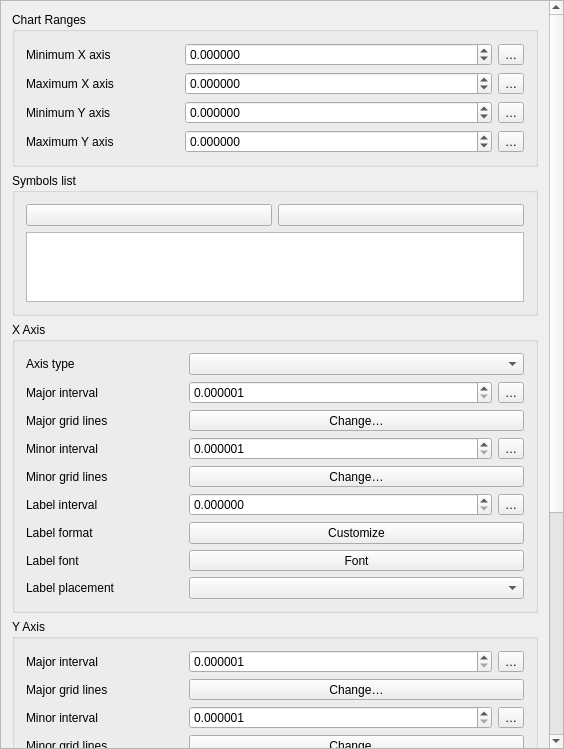
<?xml version="1.0" encoding="UTF-8"?>
<ui version="4.0">
 <class>QgsLineChartPlotWidgetBase</class>
 <widget class="QgsPanelWidget" name="QgsLineChartPlotWidgetBase">
  <property name="geometry">
   <rect>
    <x>0</x>
    <y>0</y>
    <width>564</width>
    <height>749</height>
   </rect>
  </property>
  <property name="sizePolicy">
   <sizepolicy hsizetype="Expanding" vsizetype="Expanding">
    <horstretch>0</horstretch>
    <verstretch>0</verstretch>
   </sizepolicy>
  </property>
  <property name="windowTitle">
   <string>Line Chart Plot Options</string>
  </property>
  <layout class="QVBoxLayout" name="verticalLayout_2">
   <property name="spacing">
    <number>0</number>
   </property>
   <property name="leftMargin">
    <number>0</number>
   </property>
   <property name="topMargin">
    <number>0</number>
   </property>
   <property name="rightMargin">
    <number>0</number>
   </property>
   <property name="bottomMargin">
    <number>0</number>
   </property>
   <item>
    <widget class="QgsScrollArea" name="scrollArea">
     <property name="frameShape">
      <enum>QFrame::StyledPanel</enum>
     </property>
     <property name="widgetResizable">
      <bool>true</bool>
     </property>
     <widget class="QWidget" name="scrollAreaWidgetContents">
      <property name="geometry">
       <rect>
        <x>0</x>
        <y>-127</y>
        <width>548</width>
        <height>1515</height>
       </rect>
      </property>
      <property name="sizePolicy">
       <sizepolicy hsizetype="Preferred" vsizetype="Maximum">
        <horstretch>0</horstretch>
        <verstretch>0</verstretch>
       </sizepolicy>
      </property>
      <layout class="QVBoxLayout" name="mainLayout">
       <item>
        <widget class="QgsCollapsibleGroupBoxBasic" name="groupChartRanges">
         <property name="title">
          <string>Chart Ranges</string>
         </property>
         <layout class="QGridLayout" name="gridLayout_4" columnstretch="1,2,0">
          <item row="2" column="0">
           <widget class="QLabel" name="mLabelMinYAxis">
            <property name="text">
             <string>Minimum Y axis</string>
            </property>
           </widget>
          </item>
          <item row="2" column="1">
           <widget class="QgsDoubleSpinBox" name="mSpinMinYAxis">
            <property name="decimals">
             <number>6</number>
            </property>
            <property name="minimum">
             <double>-999999999.000000000000000</double>
            </property>
            <property name="maximum">
             <double>999999999.000000000000000</double>
            </property>
           </widget>
          </item>
          <item row="0" column="1">
           <widget class="QgsDoubleSpinBox" name="mSpinMinXAxis">
            <property name="decimals">
             <number>6</number>
            </property>
            <property name="minimum">
             <double>-999999999.000000000000000</double>
            </property>
            <property name="maximum">
             <double>999999999.000000000000000</double>
            </property>
           </widget>
          </item>
          <item row="1" column="1">
           <widget class="QgsDoubleSpinBox" name="mSpinMaxXAxis">
            <property name="decimals">
             <number>6</number>
            </property>
            <property name="minimum">
             <double>-999999999.000000000000000</double>
            </property>
            <property name="maximum">
             <double>999999999.000000000000000</double>
            </property>
           </widget>
          </item>
          <item row="0" column="0">
           <widget class="QLabel" name="mLabelMinXAxis">
            <property name="text">
             <string>Minimum X axis</string>
            </property>
           </widget>
          </item>
          <item row="3" column="1">
           <widget class="QgsDoubleSpinBox" name="mSpinMaxYAxis">
            <property name="decimals">
             <number>6</number>
            </property>
            <property name="minimum">
             <double>-999999999.000000000000000</double>
            </property>
            <property name="maximum">
             <double>999999999.000000000000000</double>
            </property>
           </widget>
          </item>
          <item row="3" column="0">
           <widget class="QLabel" name="mLabelMaxYAxis">
            <property name="text">
             <string>Maximum Y axis</string>
            </property>
           </widget>
          </item>
          <item row="1" column="0">
           <widget class="QLabel" name="mLabelMaxXAxis">
            <property name="text">
             <string>Maximum X axis</string>
            </property>
           </widget>
          </item>
          <item row="0" column="2">
           <widget class="QgsPropertyOverrideButton" name="mDDBtnMinXAxis">
            <property name="text">
             <string>…</string>
            </property>
           </widget>
          </item>
          <item row="1" column="2">
           <widget class="QgsPropertyOverrideButton" name="mDDBtnMaxXAxis">
            <property name="text">
             <string>…</string>
            </property>
           </widget>
          </item>
          <item row="2" column="2">
           <widget class="QgsPropertyOverrideButton" name="mDDBtnMinYAxis">
            <property name="text">
             <string>…</string>
            </property>
           </widget>
          </item>
          <item row="3" column="2">
           <widget class="QgsPropertyOverrideButton" name="mDDBtnMaxYAxis">
            <property name="text">
             <string>…</string>
            </property>
           </widget>
          </item>
         </layout>
        </widget>
       </item>
       <item>
        <widget class="QgsCollapsibleGroupBoxBasic" name="symbolsListGroupBox">
         <property name="title">
          <string>Symbols list</string>
         </property>
         <property name="sizePolicy">
          <sizepolicy hsizetype="Expanding" vsizetype="Maximum">
           <horstretch>0</horstretch>
           <verstretch>0</verstretch>
          </sizepolicy>
         </property>
         <property name="maximumSize">
          <size>
           <width>16777215</width>
           <height>320</height>
          </size>
         </property>
         <layout class="QVBoxLayout" name="verticalBoxLayout">
          <item>
           <layout class="QHBoxLayout" name="symbolsControlsLayout">
            <item>
             <widget class="QPushButton" name="mAddSymbolPushButton">
              <property name="toolTip">
               <string>Add a series</string>
              </property>
              <property name="text">
               <string/>
              </property>
              <property name="icon">
               <iconset resource="../../../images/images.qrc">
                <normaloff>:/images/themes/default/symbologyAdd.svg</normaloff>:/images/themes/default/symbologyAdd.svg</iconset>
              </property>
             </widget>
            </item>
            <item>
             <widget class="QPushButton" name="mRemoveSymbolPushButton">
              <property name="toolTip">
               <string>Remove selected series</string>
              </property>
              <property name="text">
               <string/>
              </property>
              <property name="icon">
               <iconset resource="../../../images/images.qrc">
                <normaloff>:/images/themes/default/symbologyRemove.svg</normaloff>:/images/themes/default/symbologyRemove.svg</iconset>
              </property>
             </widget>
            </item>
           </layout>
          </item>
          <item>
           <widget class="QTableWidget" name="mSymbolsList">
            <property name="sizePolicy">
             <sizepolicy hsizetype="Expanding" vsizetype="Maximum">
              <horstretch>0</horstretch>
              <verstretch>0</verstretch>
             </sizepolicy>
            </property>
            <property name="maximumSize">
             <size>
              <width>16777215</width>
              <height>320</height>
             </size>
            </property>
           </widget>
          </item>
         </layout>
        </widget>
       </item>
       <item>
        <widget class="QgsCollapsibleGroupBoxBasic" name="groupXAxis">
         <property name="title">
          <string>X Axis</string>
         </property>
         <layout class="QGridLayout" name="gridLayout_2" columnstretch="1,0,2,0">
          <item row="0" column="0">
           <widget class="QLabel" name="label_18">
            <property name="text">
             <string>Axis type</string>
            </property>
           </widget>
          </item>
          <item row="0" column="2" colspan="2">
           <widget class="QComboBox" name="mXAxisTypeCombo"/>
          </item>
          <item row="5" column="3">
           <widget class="QgsPropertyOverrideButton" name="mDDBtnXAxisLabelInterval">
            <property name="text">
             <string>…</string>
            </property>
           </widget>
          </item>
          <item row="2" column="2" colspan="2">
           <widget class="QgsSymbolButton" name="mXAxisMajorLinesSymbolButton">
            <property name="sizePolicy">
             <sizepolicy hsizetype="Expanding" vsizetype="Fixed">
              <horstretch>0</horstretch>
              <verstretch>0</verstretch>
             </sizepolicy>
            </property>
            <property name="text">
             <string>Change…</string>
            </property>
           </widget>
          </item>
          <item row="6" column="2" colspan="2">
           <widget class="QPushButton" name="mXAxisLabelFormatButton">
            <property name="text">
             <string>Customize</string>
            </property>
           </widget>
          </item>
          <item row="1" column="2">
           <widget class="QgsDoubleSpinBox" name="mXAxisMajorIntervalSpin">
            <property name="decimals">
             <number>6</number>
            </property>
            <property name="minimum">
             <double>0.000001000000000</double>
            </property>
            <property name="maximum">
             <double>999999999999.000000000000000</double>
            </property>
           </widget>
          </item>
          <item row="5" column="0" colspan="2">
           <widget class="QLabel" name="label_8">
            <property name="text">
             <string>Label interval</string>
            </property>
           </widget>
          </item>
          <item row="7" column="0">
           <widget class="QLabel" name="label_9">
            <property name="text">
             <string>Label font</string>
            </property>
           </widget>
          </item>
          <item row="4" column="0">
           <widget class="QLabel" name="label_5">
            <property name="text">
             <string>Minor grid lines</string>
            </property>
           </widget>
          </item>
          <item row="7" column="2" colspan="2">
           <widget class="QgsFontButton" name="mXAxisLabelFontButton">
            <property name="sizePolicy">
             <sizepolicy hsizetype="Preferred" vsizetype="Fixed">
              <horstretch>0</horstretch>
              <verstretch>0</verstretch>
             </sizepolicy>
            </property>
            <property name="text">
             <string>Font</string>
            </property>
           </widget>
          </item>
          <item row="4" column="2" colspan="2">
           <widget class="QgsSymbolButton" name="mXAxisMinorLinesSymbolButton">
            <property name="sizePolicy">
             <sizepolicy hsizetype="Expanding" vsizetype="Fixed">
              <horstretch>0</horstretch>
              <verstretch>0</verstretch>
             </sizepolicy>
            </property>
            <property name="text">
             <string>Change…</string>
            </property>
           </widget>
          </item>
          <item row="3" column="2">
           <widget class="QgsDoubleSpinBox" name="mXAxisMinorIntervalSpin">
            <property name="decimals">
             <number>6</number>
            </property>
            <property name="minimum">
             <double>0.000001000000000</double>
            </property>
            <property name="maximum">
             <double>999999999999.000000000000000</double>
            </property>
           </widget>
          </item>
          <item row="1" column="0">
           <widget class="QLabel" name="label_6">
            <property name="text">
             <string>Major interval</string>
            </property>
           </widget>
          </item>
          <item row="1" column="3">
           <widget class="QgsPropertyOverrideButton" name="mDDBtnXAxisMajorInterval">
            <property name="text">
             <string>…</string>
            </property>
           </widget>
          </item>
          <item row="3" column="0" colspan="2">
           <widget class="QLabel" name="label_7">
            <property name="text">
             <string>Minor interval</string>
            </property>
           </widget>
          </item>
          <item row="5" column="2">
           <widget class="QgsDoubleSpinBox" name="mXAxisLabelIntervalSpin">
            <property name="decimals">
             <number>6</number>
            </property>
            <property name="minimum">
             <double>0.000000000000000</double>
            </property>
            <property name="maximum">
             <double>999999999999.000000000000000</double>
            </property>
           </widget>
          </item>
          <item row="6" column="0">
           <widget class="QLabel" name="label_10">
            <property name="text">
             <string>Label format</string>
            </property>
           </widget>
          </item>
          <item row="3" column="3">
           <widget class="QgsPropertyOverrideButton" name="mDDBtnXAxisMinorInterval">
            <property name="text">
             <string>…</string>
            </property>
           </widget>
          </item>
          <item row="2" column="0">
           <widget class="QLabel" name="label_4">
            <property name="text">
             <string>Major grid lines</string>
            </property>
           </widget>
          </item>
          <item row="8" column="0">
           <widget class="QLabel" name="label_28">
            <property name="text">
             <string>Label placement</string>
            </property>
           </widget>
          </item>
          <item row="8" column="2" colspan="2">
           <widget class="QComboBox" name="mXAxisLabelsCombo"/>
          </item>
         </layout>
        </widget>
       </item>
       <item>
        <widget class="QgsCollapsibleGroupBoxBasic" name="groupYAxis">
         <property name="title">
          <string>Y Axis</string>
         </property>
         <layout class="QGridLayout" name="gridLayout_3" columnstretch="1,0,2,0">
          <item row="0" column="2">
           <widget class="QgsDoubleSpinBox" name="mYAxisMajorIntervalSpin">
            <property name="decimals">
             <number>6</number>
            </property>
            <property name="minimum">
             <double>0.000001000000000</double>
            </property>
            <property name="maximum">
             <double>999999999999.000000000000000</double>
            </property>
           </widget>
          </item>
          <item row="4" column="3">
           <widget class="QgsPropertyOverrideButton" name="mDDBtnYAxisLabelInterval">
            <property name="text">
             <string>…</string>
            </property>
           </widget>
          </item>
          <item row="4" column="2">
           <widget class="QgsDoubleSpinBox" name="mYAxisLabelIntervalSpin">
            <property name="decimals">
             <number>6</number>
            </property>
            <property name="minimum">
             <double>0.000000000000000</double>
            </property>
            <property name="maximum">
             <double>999999999999.000000000000000</double>
            </property>
           </widget>
          </item>
          <item row="1" column="2" colspan="2">
           <widget class="QgsSymbolButton" name="mYAxisMajorLinesSymbolButton">
            <property name="sizePolicy">
             <sizepolicy hsizetype="Expanding" vsizetype="Fixed">
              <horstretch>0</horstretch>
              <verstretch>0</verstretch>
             </sizepolicy>
            </property>
            <property name="text">
             <string>Change…</string>
            </property>
           </widget>
          </item>
          <item row="0" column="0">
           <widget class="QLabel" name="label_13">
            <property name="text">
             <string>Major interval</string>
            </property>
           </widget>
          </item>
          <item row="2" column="0" colspan="2">
           <widget class="QLabel" name="label_12">
            <property name="text">
             <string>Minor interval</string>
            </property>
           </widget>
          </item>
          <item row="5" column="0">
           <widget class="QLabel" name="label_17">
            <property name="text">
             <string>Label format</string>
            </property>
           </widget>
          </item>
          <item row="0" column="3">
           <widget class="QgsPropertyOverrideButton" name="mDDBtnYAxisMajorInterval">
            <property name="text">
             <string>…</string>
            </property>
           </widget>
          </item>
          <item row="4" column="0" colspan="2">
           <widget class="QLabel" name="label_16">
            <property name="text">
             <string>Label interval</string>
            </property>
           </widget>
          </item>
          <item row="2" column="2">
           <widget class="QgsDoubleSpinBox" name="mYAxisMinorIntervalSpin">
            <property name="decimals">
             <number>6</number>
            </property>
            <property name="minimum">
             <double>0.000001000000000</double>
            </property>
            <property name="maximum">
             <double>999999999999.000000000000000</double>
            </property>
           </widget>
          </item>
          <item row="2" column="3">
           <widget class="QgsPropertyOverrideButton" name="mDDBtnYAxisMinorInterval">
            <property name="text">
             <string>…</string>
            </property>
           </widget>
          </item>
          <item row="1" column="0">
           <widget class="QLabel" name="label_11">
            <property name="text">
             <string>Major grid lines</string>
            </property>
           </widget>
          </item>
          <item row="5" column="2" colspan="2">
           <widget class="QPushButton" name="mYAxisLabelFormatButton">
            <property name="text">
             <string>Customize</string>
            </property>
           </widget>
          </item>
          <item row="3" column="2" colspan="2">
           <widget class="QgsSymbolButton" name="mYAxisMinorLinesSymbolButton">
            <property name="sizePolicy">
             <sizepolicy hsizetype="Expanding" vsizetype="Fixed">
              <horstretch>0</horstretch>
              <verstretch>0</verstretch>
             </sizepolicy>
            </property>
            <property name="text">
             <string>Change…</string>
            </property>
           </widget>
          </item>
          <item row="3" column="0">
           <widget class="QLabel" name="label_15">
            <property name="text">
             <string>Minor grid lines</string>
            </property>
           </widget>
          </item>
          <item row="6" column="0">
           <widget class="QLabel" name="label_14">
            <property name="text">
             <string>Label font</string>
            </property>
           </widget>
          </item>
          <item row="6" column="2" colspan="2">
           <widget class="QgsFontButton" name="mYAxisLabelFontButton">
            <property name="sizePolicy">
             <sizepolicy hsizetype="Preferred" vsizetype="Fixed">
              <horstretch>0</horstretch>
              <verstretch>0</verstretch>
             </sizepolicy>
            </property>
            <property name="text">
             <string>Font</string>
            </property>
           </widget>
          </item>
         </layout>
        </widget>
       </item>
       <item>
        <widget class="QgsCollapsibleGroupBoxBasic" name="groupChartArea">
         <property name="title">
          <string>Chart Area</string>
         </property>
         <layout class="QGridLayout" name="gridLayout" columnstretch="1,2,0">
          <item row="2" column="1">
           <widget class="QgsDoubleSpinBox" name="mSpinLeftMargin">
            <property name="suffix">
             <string> mm</string>
            </property>
            <property name="maximum">
             <double>999.990000000000009</double>
            </property>
           </widget>
          </item>
          <item row="1" column="0">
           <widget class="QLabel" name="label_3">
            <property name="text">
             <string>Border</string>
            </property>
           </widget>
          </item>
          <item row="4" column="0">
           <widget class="QLabel" name="label_24">
            <property name="text">
             <string>Right margin</string>
            </property>
           </widget>
          </item>
          <item row="4" column="1">
           <widget class="QgsDoubleSpinBox" name="mSpinRightMargin">
            <property name="suffix">
             <string> mm</string>
            </property>
            <property name="maximum">
             <double>999.990000000000009</double>
            </property>
           </widget>
          </item>
          <item row="5" column="1">
           <widget class="QgsDoubleSpinBox" name="mSpinBottomMargin">
            <property name="suffix">
             <string> mm</string>
            </property>
            <property name="maximum">
             <double>999.990000000000009</double>
            </property>
           </widget>
          </item>
          <item row="5" column="0">
           <widget class="QLabel" name="label_25">
            <property name="text">
             <string>Bottom margin</string>
            </property>
           </widget>
          </item>
          <item row="1" column="1" colspan="2">
           <widget class="QgsSymbolButton" name="mChartBorderSymbolButton">
            <property name="sizePolicy">
             <sizepolicy hsizetype="Expanding" vsizetype="Fixed">
              <horstretch>0</horstretch>
              <verstretch>0</verstretch>
             </sizepolicy>
            </property>
            <property name="text">
             <string>Change…</string>
            </property>
           </widget>
          </item>
          <item row="2" column="2">
           <widget class="QgsPropertyOverrideButton" name="mDDBtnLeftMargin">
            <property name="text">
             <string>…</string>
            </property>
           </widget>
          </item>
          <item row="3" column="2">
           <widget class="QgsPropertyOverrideButton" name="mDDBtnTopMargin">
            <property name="text">
             <string>…</string>
            </property>
           </widget>
          </item>
          <item row="3" column="0">
           <widget class="QLabel" name="label_23">
            <property name="text">
             <string>Top margin</string>
            </property>
           </widget>
          </item>
          <item row="2" column="0">
           <widget class="QLabel" name="label_22">
            <property name="text">
             <string>Left margin</string>
            </property>
           </widget>
          </item>
          <item row="3" column="1">
           <widget class="QgsDoubleSpinBox" name="mSpinTopMargin">
            <property name="suffix">
             <string> mm</string>
            </property>
            <property name="maximum">
             <double>999.990000000000009</double>
            </property>
           </widget>
          </item>
          <item row="0" column="1" colspan="2">
           <widget class="QgsSymbolButton" name="mChartBackgroundSymbolButton">
            <property name="sizePolicy">
             <sizepolicy hsizetype="Expanding" vsizetype="Fixed">
              <horstretch>0</horstretch>
              <verstretch>0</verstretch>
             </sizepolicy>
            </property>
            <property name="text">
             <string>Change…</string>
            </property>
           </widget>
          </item>
          <item row="0" column="0">
           <widget class="QLabel" name="label_2">
            <property name="text">
             <string>Background</string>
            </property>
           </widget>
          </item>
          <item row="4" column="2">
           <widget class="QgsPropertyOverrideButton" name="mDDBtnRightMargin">
            <property name="text">
             <string>…</string>
            </property>
           </widget>
          </item>
          <item row="5" column="2">
           <widget class="QgsPropertyOverrideButton" name="mDDBtnBottomMargin">
            <property name="text">
             <string>…</string>
            </property>
           </widget>
          </item>
         </layout>
        </widget>
       </item>
      </layout>
     </widget>
    </widget>
   </item>
  </layout>
 </widget>
 <layoutdefault spacing="6" margin="11"/>
 <customwidgets>
  <customwidget>
   <class>QgsPanelWidget</class>
   <extends>QWidget</extends>
   <header>qgspanelwidget.h</header>
   <container>1</container>
  </customwidget>
  <customwidget>
   <class>QgsScrollArea</class>
   <extends>QScrollArea</extends>
   <header>qgsscrollarea.h</header>
   <container>1</container>
  </customwidget>
  <customwidget>
   <class>QgsCollapsibleGroupBoxBasic</class>
   <extends>QGroupBox</extends>
   <header location="global">qgscollapsiblegroupbox.h</header>
   <container>1</container>
  </customwidget>
  <customwidget>
   <class>QgsDoubleSpinBox</class>
   <extends>QDoubleSpinBox</extends>
   <header>qgsdoublespinbox.h</header>
  </customwidget>
  <customwidget>
   <class>QgsPropertyOverrideButton</class>
   <extends>QToolButton</extends>
   <header>qgspropertyoverridebutton.h</header>
  </customwidget>
  <customwidget>
   <class>QgsSymbolButton</class>
   <extends>QToolButton</extends>
   <header>qgssymbolbutton.h</header>
  </customwidget>
  <customwidget>
   <class>QgsFontButton</class>
   <extends>QToolButton</extends>
   <header>qgsfontbutton.h</header>
  </customwidget>
 </customwidgets>
 <tabstops>
  <tabstop>scrollArea</tabstop>
  <tabstop>mSpinMinXAxis</tabstop>
  <tabstop>mDDBtnMinXAxis</tabstop>
  <tabstop>mSpinMaxXAxis</tabstop>
  <tabstop>mDDBtnMaxXAxis</tabstop>
  <tabstop>mSpinMinYAxis</tabstop>
  <tabstop>mDDBtnMinYAxis</tabstop>
  <tabstop>mSpinMaxYAxis</tabstop>
  <tabstop>mDDBtnMaxYAxis</tabstop>
  <tabstop>mXAxisMajorIntervalSpin</tabstop>
  <tabstop>mDDBtnXAxisMajorInterval</tabstop>
  <tabstop>mXAxisMajorLinesSymbolButton</tabstop>
  <tabstop>mXAxisMinorIntervalSpin</tabstop>
  <tabstop>mDDBtnXAxisMinorInterval</tabstop>
  <tabstop>mXAxisMinorLinesSymbolButton</tabstop>
  <tabstop>mXAxisLabelIntervalSpin</tabstop>
  <tabstop>mDDBtnXAxisLabelInterval</tabstop>
  <tabstop>mXAxisLabelFormatButton</tabstop>
  <tabstop>mXAxisLabelFontButton</tabstop>
  <tabstop>mXAxisLabelsCombo</tabstop>
  <tabstop>mYAxisMajorIntervalSpin</tabstop>
  <tabstop>mDDBtnYAxisMajorInterval</tabstop>
  <tabstop>mYAxisMajorLinesSymbolButton</tabstop>
  <tabstop>mYAxisMinorIntervalSpin</tabstop>
  <tabstop>mDDBtnYAxisMinorInterval</tabstop>
  <tabstop>mYAxisMinorLinesSymbolButton</tabstop>
  <tabstop>mYAxisLabelIntervalSpin</tabstop>
  <tabstop>mDDBtnYAxisLabelInterval</tabstop>
  <tabstop>mYAxisLabelFormatButton</tabstop>
  <tabstop>mYAxisLabelFontButton</tabstop>
  <tabstop>mChartBackgroundSymbolButton</tabstop>
  <tabstop>mChartBorderSymbolButton</tabstop>
  <tabstop>mSpinLeftMargin</tabstop>
  <tabstop>mDDBtnLeftMargin</tabstop>
  <tabstop>mSpinTopMargin</tabstop>
  <tabstop>mDDBtnTopMargin</tabstop>
  <tabstop>mSpinRightMargin</tabstop>
  <tabstop>mDDBtnRightMargin</tabstop>
  <tabstop>mSpinBottomMargin</tabstop>
  <tabstop>mDDBtnBottomMargin</tabstop>
 </tabstops>
 <resources>
  <include location="../../../images/images.qrc"/>
 </resources>
 <connections/>
</ui>
